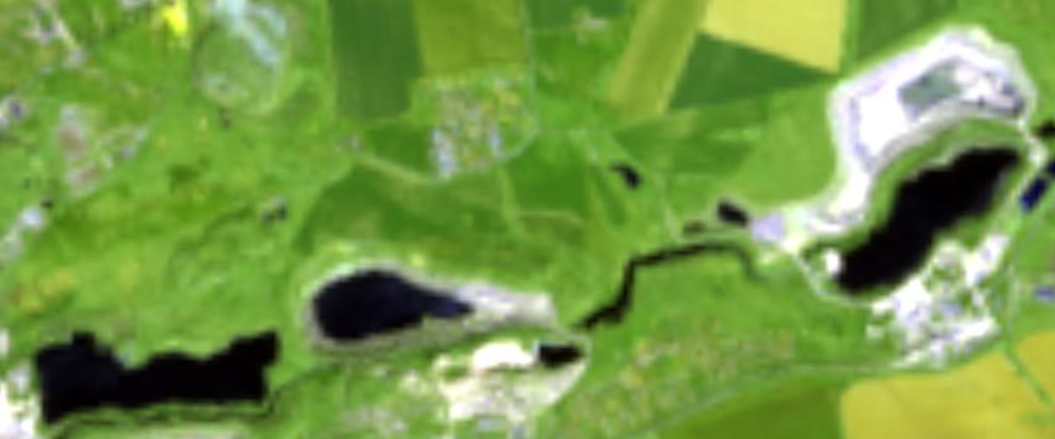
#> input picture Kryvokhata-Mariia-Im-21-Lab6/pythonProject1/level1/landsat_picture.png, 1055 x 439 px
$ python descriptor-water-detect.py
#> lines starting #> are read from the running program, lines starting #| are printed output that depends on the picture; after the words box and inside, x2 and y2 are one past the last pixel; in counts of white or black regions, pixels touching at a corner belong together
import cv2
import numpy as np
import imutils

def color_correction(image_path):
    image = cv2.imread(image_path)
    image = imutils.resize(image, width=600)
    # Color correction - simple histogram equalization in LAB color space
    lab = cv2.cvtColor(image, cv2.COLOR_BGR2LAB)
    l, a, b = cv2.split(lab)
    l = cv2.equalizeHist(l)
    lab = cv2.merge((l, a, b))
    corrected_image = cv2.cvtColor(lab, cv2.COLOR_LAB2BGR)
    return corrected_image

def color_clustering(image, lower_water, upper_water):
    hsv = cv2.cvtColor(image, cv2.COLOR_BGR2HSV)
    mask = cv2.inRange(hsv, lower_water, upper_water)
    img_bitwise_and = cv2.bitwise_and(image, image, mask=mask)
    # Median blurring
    img_median_blurred = cv2.medianBlur(img_bitwise_and, 5)
    return mask, img_median_blurred

def find_contours(image, mask):
    contours, _ = cv2.findContours(mask, cv2.RETR_EXTERNAL, cv2.CHAIN_APPROX_SIMPLE)
    return contours

def identify_objects(image, contours):
    identified_image = image.copy()
    for i, contour in enumerate(contours):
        area = cv2.contourArea(contour)
        if area > 100:  # Filter small areas
            M = cv2.moments(contour)
            if M['m00'] != 0:
                cX = int(M['m10'] / M['m00'])
                cY = int(M['m01'] / M['m00'])
                cv2.circle(identified_image, (cX, cY), 5, (0, 255, 0), -1)  # Draw circle at center
    return identified_image

def harris_corner_detector(image):
    gray = cv2.cvtColor(image, cv2.COLOR_BGR2GRAY)
    gray = np.float32(gray)
    dst = cv2.cornerHarris(gray, 20, 9, 0.0000001)
    dst = cv2.dilate(dst, None)
    image[dst > 0.01 * dst.max()] = [0, 0, 255]  # Mark corners in red
    return image

def sift_descriptors_on_harris(image):
    # Create SIFT detector
    sift = cv2.SIFT_create()
    kp, des = sift.detectAndCompute(image, None)
    return kp, des

def sift_feature_matching(kp1, des1, kp2, des2):
    # Create a FLANN matcher
    FLANN_INDEX_KDTREE = 1
    index_params = dict(algorithm=FLANN_INDEX_KDTREE, trees=5)
    search_params = dict(checks=50)
    flann = cv2.FlannBasedMatcher(index_params, search_params)

    # Match descriptors
    matches = flann.knnMatch(des1, des2, k=2)

    # Filter matches using the Lowe's ratio test
    good_matches = []
    for m, n in matches:
        if m.distance < 0.7 * n.distance:
            good_matches.append(m)

    return good_matches

def draw_matches(img1, kp1, img2, kp2, matches):
    matched_image = cv2.drawMatches(img1, kp1, img2, kp2, matches, None, flags=cv2.DrawMatchesFlags_NOT_DRAW_SINGLE_POINTS)
    return matched_image

def process_images(operational_image_path, high_res_image_path):
    # Color correction
    operational_image = color_correction(operational_image_path)
#> in color_correction, image is the input picture: shape (439, 1055, 3); mean B, G, R 71.6, 152.3, 117.4
#> in color_correction, `lab = cv2.cvtColor(image, cv2.COLOR_BGR2LAB)`: lab: shape (249, 600, 3); mean of channels 0, 1, 2 149.2, 103, 165.1
#> in color_correction, `lab = cv2.merge((l, a, b))`: lab: shape (249, 600, 3); mean of channels 0, 1, 2 128.2, 103, 165.1
    high_res_image = color_correction(high_res_image_path)
#> call 2 of color_correction, with image_path = 'bing_picture.png'
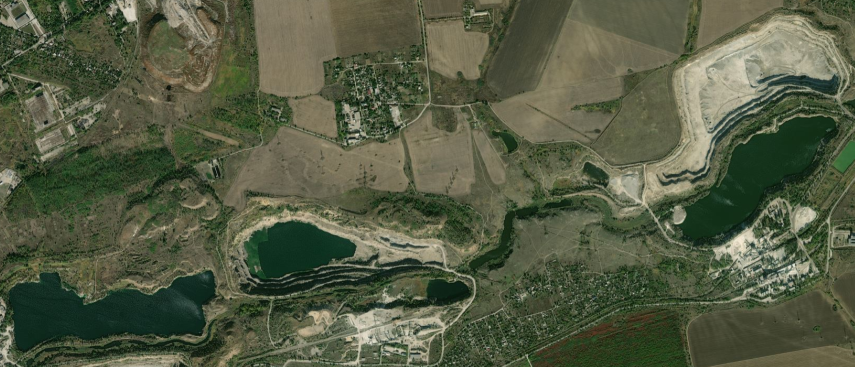
#> input picture Kryvokhata-Mariia-Im-21-Lab6/pythonProject1/level1/bing_picture.png, 1709 x 733 px (shown at 1/2 size)
#> in color_correction, image is the input picture: shape (733, 1709, 3); mean B, G, R 67, 91, 84.3
#> in color_correction (call 2), `lab = cv2.cvtColor(image, cv2.COLOR_BGR2LAB)`: lab: shape (257, 600, 3); mean of channels 0, 1, 2 94.7, 120.6, 141.2
#> in color_correction (call 2), `lab = cv2.merge((l, a, b))`: lab: shape (257, 600, 3); mean of channels 0, 1, 2 128.6, 120.6, 141.2

    # For two different bing pictures
    # bing_picture.png
    op_lower_water = np.array([55, 150, 11])
    op_upper_water = np.array([100, 255, 255])
    # bing_picture2.png
    hg_lower_water = np.array([55, 150, 11])
    hg_upper_water = np.array([100, 255, 255])

    # For landsat_picture and bing_picture
    # landsat_picture.png
    # op_lower_water = np.array([25, 0, 0])
    # op_upper_water = np.array([240, 255, 30])
    # bing_picture.png
    # hg_lower_water = np.array([55, 150, 11])
    # hg_upper_water = np.array([100, 255, 255])

    # Color clustering
    operational_mask, op_img_median_blurred = color_clustering(operational_image, op_lower_water, op_upper_water)
#> in color_clustering, `hsv = cv2.cvtColor(image, cv2.COLOR_BGR2HSV)`: hsv: shape (249, 600, 3); mean H, S, V 50.6, 172, 133.6
#> in color_clustering, `mask = cv2.inRange(hsv, lower_water, upper_water)`:
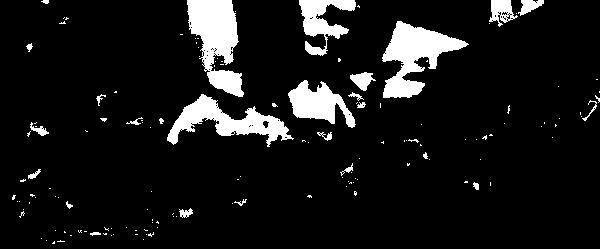
#> mask: shape (249, 600); 9.3% white; 144 white regions (118 under 20 px), largest, box (x1, y1, x2, y2) and area: (187, 0, 244, 97) 3168, (382, 21, 469, 98) 2995, (167, 94, 294, 147) 2481
    high_res_mask, hg_img_median_blurred = color_clustering(high_res_image, hg_lower_water, hg_upper_water)
#> in color_clustering (call 2), `hsv = cv2.cvtColor(image, cv2.COLOR_BGR2HSV)`: hsv: shape (257, 600, 3); mean H, S, V 38.8, 85, 128.4
#> in color_clustering (call 2), `mask = cv2.inRange(hsv, lower_water, upper_water)`: mask: shape (257, 600); 9.7% white; 867 white regions (832 under 20 px)

    # Find contours
    operational_contours = find_contours(operational_image, operational_mask)
#> in find_contours, `contours, _ = cv2.findContours(mask, cv2.RETR_EXTERNAL, cv2.CHAIN_APPR..`: contours = 144 contours, 125 with area under 20; largest, box (x1, y1, x2, y2) and area: (187, 0, 244, 97) 3024, (382, 21, 469, 98) 2814, (167, 94, 294, 147) 2324, (288, 80, 356, 128) 1546, (299, 0, 356, 56) 1280
#> operational_contours has the same summary as contours in find_contours
    high_res_contours = find_contours(high_res_image, high_res_mask)
#> in find_contours (call 2), `contours, _ = cv2.findContours(mask, cv2.RETR_EXTERNAL, cv2.CHAIN_APPR..`: contours = 867 contours, 849 with area under 20; largest, box (x1, y1, x2, y2) and area: (5, 190, 151, 247) 4622, (476, 82, 589, 173) 4068, (174, 155, 250, 196) 1838, (295, 196, 329, 215) 247, (330, 148, 362, 192) 232
#> high_res_contours has the same summary as contours in find_contours

    # Identifying objects
    operational_ident_image = identify_objects(operational_image, operational_contours)
#> the loop in identify_objects, `for i, contour in enumerate(contours):` made 144 passes
#> (area, cX, cY) on passes 109, 115, 117, 133, 140, 141, 142, 143: (2324.5, 226, 121), (1545.5, 317, 103), (239, 361, 79), (2814, 414, 55), (190.5, 529, 5), (410.5, 501, 10), (1280.5, 321, 20), (3023.5, 216, 38)
#> area on passes 33, 51: 67, 23.5
#> after the loop in identify_objects, `for i, contour in enumerate(contours):`:
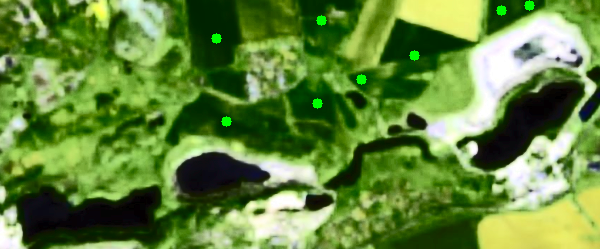
#> identified_image: shape (249, 600, 3); mean B, G, R 59.7, 133.9, 98.4
    high_res_ident_image = identify_objects(high_res_image, high_res_contours)
#> the loop in identify_objects (call 2), `for i, contour in enumerate(contours):` made 867 passes
#> (area, cX, cY) on passes 280, 315, 404, 418, 647: (247, 310, 202), (4622, 74, 217), (1838, 207, 174), (232.5, 348, 171), (4067.5, 531, 124)
#> after the loop in identify_objects (call 2), `for i, contour in enumerate(contours):`:
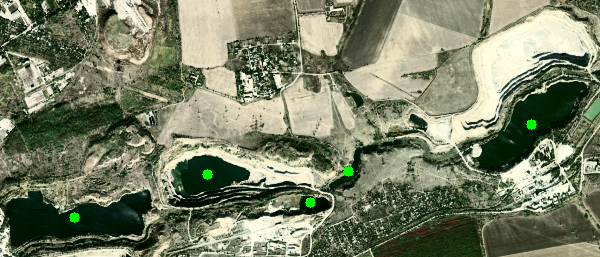
#> identified_image: shape (257, 600, 3); mean B, G, R 101.2, 127.3, 120.3

    # Apply Harris corner detection
    operational_harris_image = harris_corner_detector(op_img_median_blurred)
#> in harris_corner_detector, `image[dst > 0.01 * dst.max()] = [0, 0, 255]`: image: shape (249, 600, 3); mean B, G, R 0, 0.9, 46.3
    high_res_harris_image = harris_corner_detector(hg_img_median_blurred)
#> in harris_corner_detector (call 2), `image[dst > 0.01 * dst.max()] = [0, 0, 255]`:
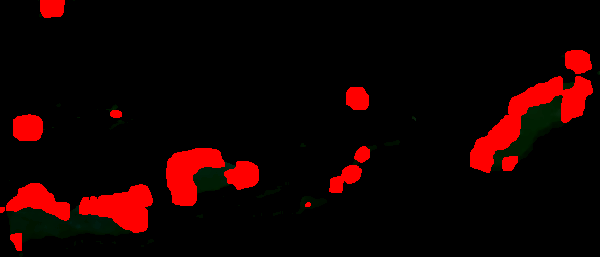
#> image: shape (257, 600, 3); mean B, G, R 0.1, 0.9, 21.4

    # Get SIFT descriptors based on Harris corners
    kp1, des1 = sift_descriptors_on_harris(operational_harris_image)
#> in sift_descriptors_on_harris, `kp, des = sift.detectAndCompute(image, None)`: kp = 219 keypoints; strongest (x, y, size): (186, 214, 15.3), (477, 186, 15.8), (30, 47, 16.2), (34, 176, 16.8)
#> kp1 has the same summary as kp in sift_descriptors_on_harris
    kp2, des2 = sift_descriptors_on_harris(high_res_harris_image)
#> in sift_descriptors_on_harris (call 2), `kp, des = sift.detectAndCompute(image, None)`: kp = 127 keypoints; strongest (x, y, size): (357, 98, 15.4), (28, 128, 19.2), (116, 114, 6.7), (363, 154, 9.8)
#> kp2 has the same summary as kp in sift_descriptors_on_harris

    # Perform SIFT feature matching
    good_matches = sift_feature_matching(kp1, des1, kp2, des2)
#> in sift_feature_matching, `matches = flann.knnMatch(des1, des2, k=2)`: matches = 219 matches
#> after the loop in sift_feature_matching, `for m, n in matches:`: good_matches = 42 matches
#> good_matches = 42 matches

    # Draw keypoints on the images
    for kp in kp1:
        cv2.circle(operational_ident_image, (int(kp.pt[0]), int(kp.pt[1])), 5, (0, 255, 0), -1)  # Green circles
#> this loop made 219 passes
#> kp on passes 1 to 3: keypoint at (22.1, 169.6), size 2.1, keypoint at (22.1, 169.6), size 2.1, keypoint at (24.3, 171.2), size 5.7
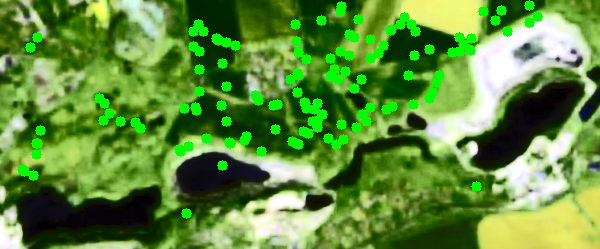
#> operational_ident_image: shape (249, 600, 3); mean B, G, R 57.8, 141.9, 94.3
    for kp in kp2:
        cv2.circle(high_res_ident_image, (int(kp.pt[0]), int(kp.pt[1])), 5, (0, 255, 0), -1)  # Green circles
#> this loop made 127 passes
#> kp on passes 1 to 12: keypoint at (11.9, 245.1), size 3.8, keypoint at (14.2, 204.9), size 9.7, keypoint at (15.1, 193.2), size 3.7, keypoint at (15.4, 193.4), size 3.3, keypoint at (15.4, 193.4), size 3.3, keypoint at (16.5, 239.3), size 8.9, keypoint at (18.6, 247.1), size 5, keypoint at (18.6, 247.1), size 5, keypoint at (19.4, 189.6), size 2.5, keypoint at (19.4, 189.6), size 2.5, keypoint at (23.9, 244.3), size 3.7, keypoint at (27.7, 211.9), size 8

    # Resize images to have the same height for side-by-side display
    height1, width1 = operational_ident_image.shape[:2]
#> height1 = 249; width1 = 600
    height2, width2 = high_res_ident_image.shape[:2]
#> height2 = 257; width2 = 600
    new_height = min(height1, height2)
#> new_height = 249

    operational_ident_resized = imutils.resize(operational_ident_image, height=new_height)
    high_res_ident_resized = imutils.resize(high_res_ident_image, height=new_height)

    # Create side by side display
    combined_image = np.hstack((operational_ident_resized, high_res_ident_resized))

    # Draw matches
    if good_matches:
        matched_image = draw_matches(op_img_median_blurred, kp1, hg_img_median_blurred, kp2, good_matches)
    else:
        matched_image = np.zeros((600, 1200, 3), dtype=np.uint8)  # Create an empty image if no matches found

    # Draw a white line in the middle to separate the two images
    line_position = operational_ident_resized.shape[1]  # Position of the line
#> line_position = 600
    cv2.line(combined_image, (line_position, 0), (line_position, new_height), (255, 255, 255), 2)
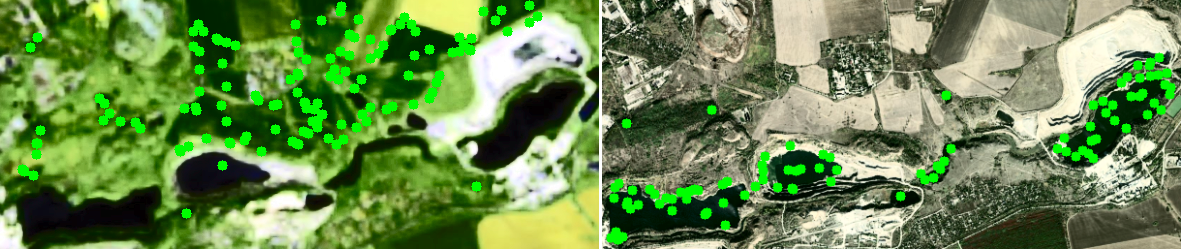
#> combined_image: shape (249, 1181, 3); mean B, G, R 78.4, 138.6, 106.1

    # Calculate probability of identification
    total_descriptors = min(len(kp1), len(kp2))
#> total_descriptors = 127
    match_count = len(good_matches)
#> match_count = 42
    probability = (match_count / total_descriptors) * 100 if total_descriptors > 0 else 0
#> probability = 33.07

    print(f'Number of matches: {match_count}')
#| Number of matches: 42
    print(f'Probability of identification: {probability:.2f}%')
#| Probability of identification: 33.07%

    # Show results
    cv2.imshow("All Keypoints", combined_image)
    cv2.imshow("Matched Keypoints", matched_image)

    cv2.waitKey(0)
    cv2.destroyAllWindows()

if __name__ == "__main__":
    operational_image_path = 'landsat_picture.png'
    high_res_image_path = 'bing_picture.png'
    process_images(operational_image_path, high_res_image_path)
